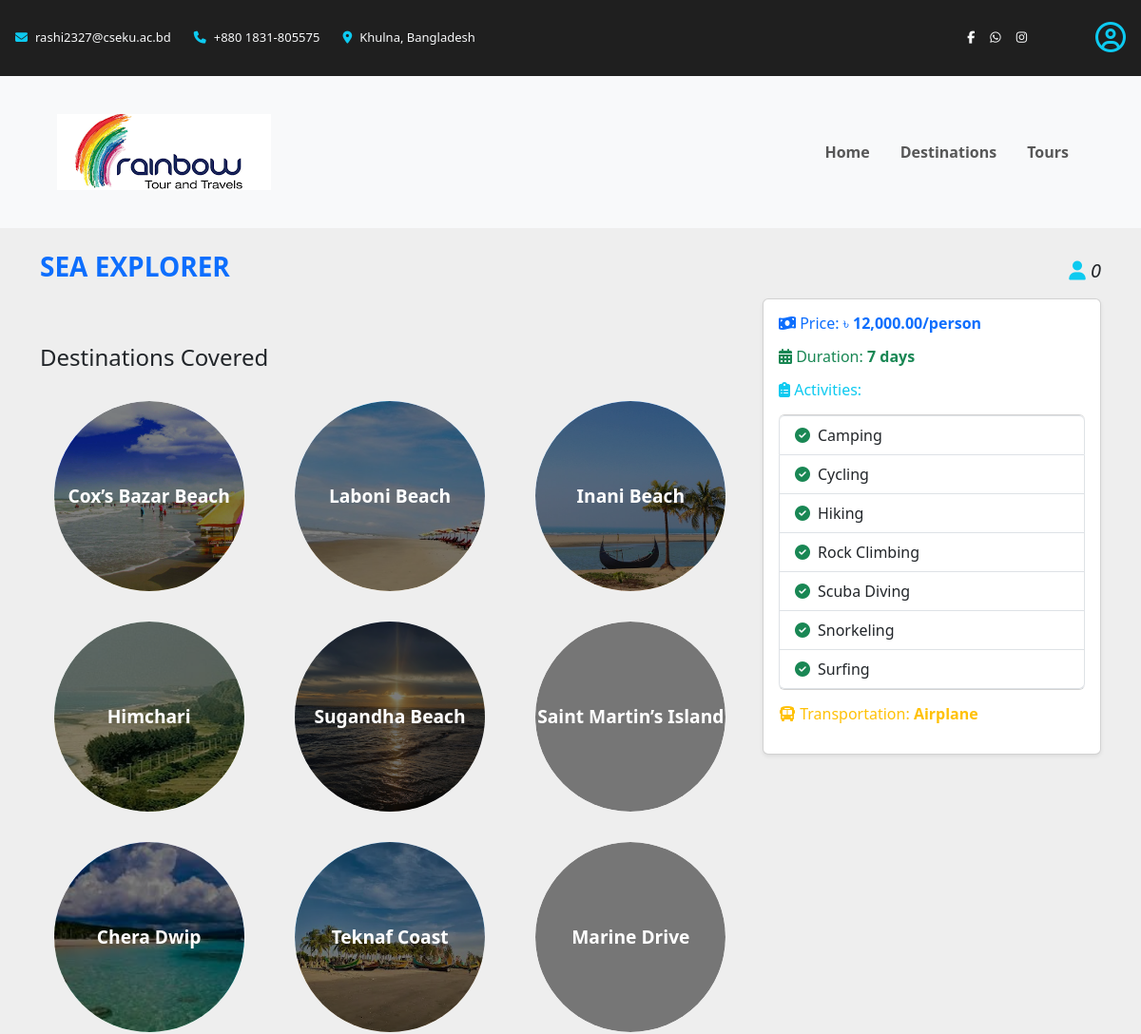
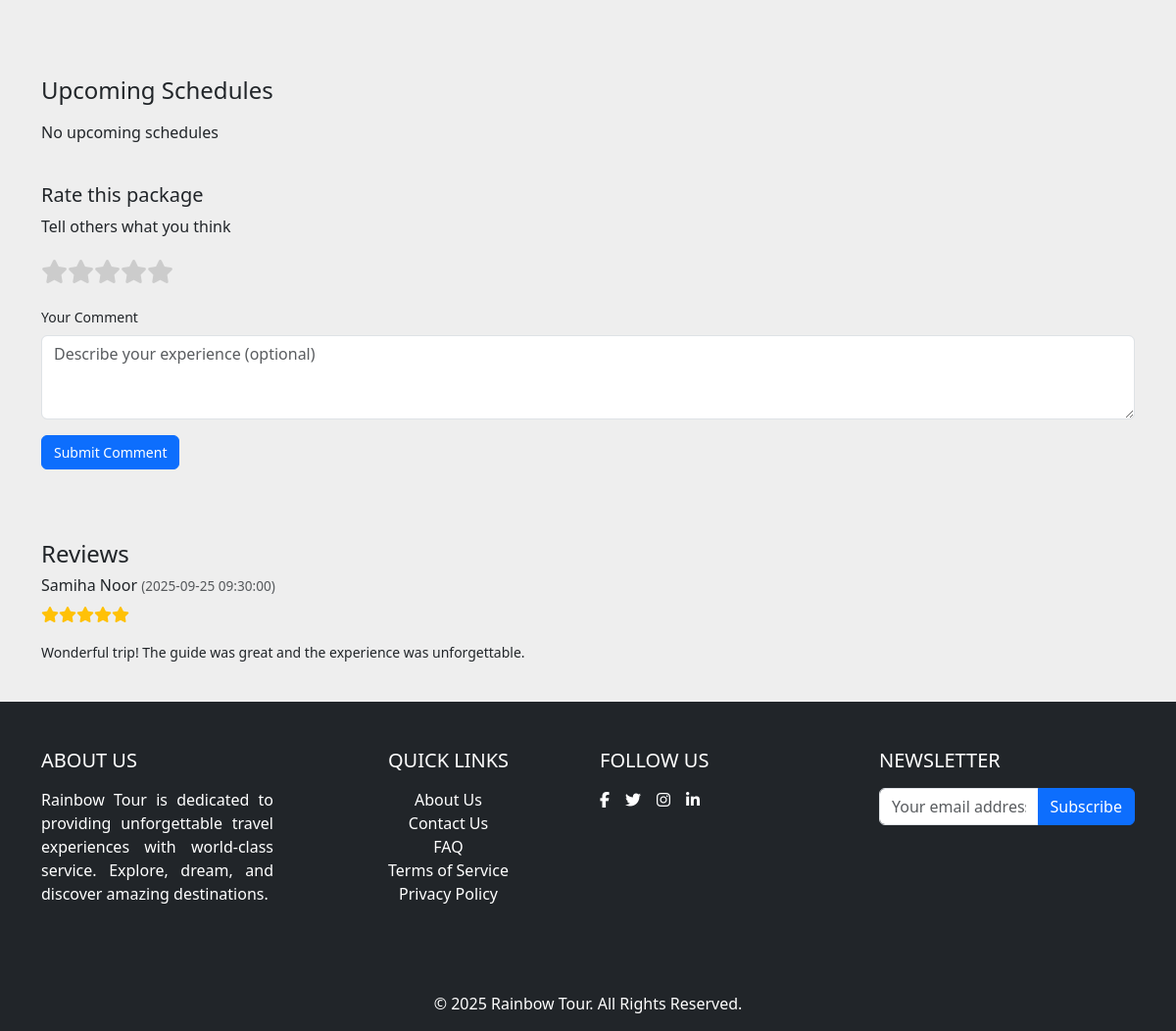
Page /tourist/package-details.php?id=3 on the committed database (2 pictures, top to bottom).
### tables this page shows
CREATE TABLE tour_packages (
    id INT PRIMARY KEY AUTO_INCREMENT,
    name VARCHAR(100) NOT NULL,
    image VARCHAR(2048) NULL,
    duration_in_days INT NOT NULL,
    price DECIMAL(10,2) NOT NULL
);

CREATE TABLE reviews (
    id INT PRIMARY KEY AUTO_INCREMENT,
    tourist_id INT NOT NULL,
    package_id INT NOT NULL,
    comment TEXT,
    rating INT,
    timestamp DATETIME,
    FOREIGN KEY (tourist_id) REFERENCES tourists(id),
    FOREIGN KEY (package_id) REFERENCES tour_packages(id)
);

CREATE TABLE tourists (
    id INT PRIMARY KEY AUTO_INCREMENT,
    name VARCHAR(100) NOT NULL,
    password VARCHAR(255) NOT NULL,
    nid VARCHAR(20) UNIQUE NOT NULL,
    image VARCHAR(2048) NULL,
    email VARCHAR(100) UNIQUE NOT NULL,
    phone VARCHAR(20) NOT NULL,
    dob DATE NOT NULL,
    address TEXT
);

### tourist/package-details.php (the view, shortened to what the rows shown need)
<?php
    include ROOT_PATH . 'db/connect-db.php';
    $package_id = $_GET['id'] ?? '';
    $query_package = "SELECT * FROM tour_packages WHERE id = '$package_id'";
    $result_package = mysqli_query($conn, $query_package);
    $package = mysqli_fetch_assoc($result_package);
    include ROOT_PATH . 'template/header.php';
?>
<body>
    <div class="container package-container mt-4">
        <div class="row">
            <div class="col-12 d-flex align-items-center justify-content-center">
                <h1 class="mb-3 text-primary text-uppercase fw-bolder me-auto" style="font-size: 1.75rem;">
                    <?php echo htmlspecialchars($package['name']); ?>
                </h1>
                <h6 class="fst-italic fs-5">
                    <i class="fas fa-user text-info"></i>
                    <?php
                        $bookings_count = mysqli_query($conn, "SELECT COUNT(b.id) AS count
                                                               FROM bookings b
                                                               INNER JOIN schedules s
                                                               ON b.schedule_id = s.id
                                                               WHERE s.package_id = '$package_id'");
                        echo mysqli_fetch_assoc($bookings_count)['count']
                    ?>
                </h6>
            </div>
        </div>
        <div class="row">
            <div class="col-md-8">
                <h2 class="mt-5 mb-3" style="font-size: 1.5rem;">Destinations Covered</h2>
                <div class="row my-3">
                    <?php
                        $query_destinations = "
                            SELECT d.name, dg.image
                            FROM destinations d
                            LEFT JOIN destinations_gallery dg
                            ON d.id = dg.destination_id
                            AND dg.id = (
                                SELECT MIN(id)
                                FROM destinations_gallery dg
                                WHERE dg.destination_id = d.id
                            )
                            INNER JOIN destination_packages dp ON dp.destination_id = d.id
                            WHERE dp.package_id = '$package_id'
                        ";
                        $result_destinations = mysqli_query($conn, $query_destinations);
                        if ($result_destinations && mysqli_num_rows($result_destinations) > 0) {
                            while ($destination = mysqli_fetch_assoc($result_destinations)) {
                                $destination_name = $destination['name'];
                                $gallery_url = BASE_URL . $destination['image'];
                                echo '
                                <div class="col-lg-4 col-md-6 d-flex justify-content-center my-3">
                                    <a href="destination-details.php?item='.urlencode($destination_name).'" class="text-decoration-none">
                                        <div class="circle-item" style="background-image: url('.$gallery_url.');">
                                            <div class="overlay"></div>
                                            <h1 class="text-white text-center position-absolute w-100" style="font-size: 1.2rem;">'.$destination_name.'</h1>
                                        </div>
                                    </a>
                                </div>';
                            }
                        } else {
                            echo '<p>This package covers no destination</p>';
                        }
                    ?>
                </div>
            </div>
            <div class="col-md-4">
                <div class="card shadow-sm p-3 mb-4">
                    <h6 class="text-primary mb-3">
                        <i class="fas fa-money-bill-wave"></i> Price: ৳
                        <?php
                            if (isset($package['price'])) {
                                echo '<span class="fw-bold">' . number_format($package['price'], 2) . '/person</span>';
                            } else {
                                echo '<span class="text-muted">Not Available</span>';
                            }
                        ?>
                    </h6>
                    <h6 class="text-success mb-3">
                        <i class="fas fa-calendar-alt"></i> Duration:
                        <?php
                            if (isset($package['duration_in_days'])) {
                                echo '<span class="fw-bold">' . $package['duration_in_days'] . ' days</span>';
                            } else {
                                echo '<span class="text-muted">Not Available</span>';
                            }
                        ?>
                    </h6>
                </div>
            </div>
        </div>
        <div class="row">
            <div class="col">
                <h2 class="mt-5 mb-3" style="font-size: 1.5rem;">Upcoming Schedules</h2>
                <div class="row mt-4">
                    <div class="col-12">
                        <h2 style="font-size: 1.25rem;">Rate this package</h2>
                    </div>
                </div>
                <div class="row mt-4">
                    <div class="col-12">
                        <h2 class="mt-5" style="font-size: 1.5rem;">Reviews</h2>
                        <div class="row">
                            <?php
                                $query_reviews = "
                                    SELECT r.comment, r.rating, r.timestamp, t.name AS tourist_name
                                    FROM reviews r
                                    INNER JOIN tourists t ON t.id = r.tourist_id
                                    WHERE r.package_id = '$package_id'
                                    ORDER BY r.timestamp DESC";
                                $result_reviews = mysqli_query($conn, $query_reviews);
                                if ($result_reviews && mysqli_num_rows($result_reviews) > 0) {
                                    while ($review = mysqli_fetch_assoc($result_reviews)) {
                                        $comment = htmlspecialchars($review['comment']);
                                        $rating = $review['rating'];
                                        $tourist_name = htmlspecialchars($review['tourist_name']);
                                        $timestamp = $review['timestamp'];
                                        $stars = '';
                                        for ($i = 1; $i <= 5; $i++) {
                                            $star_class = ($i <= $rating) ? 'text-warning' : 'text-muted';
                                            $stars .= "<span class='star $star_class'><i class='fas fa-star'></i></span>";
                                        }
                                        echo '
                                        <div class="col-12 mb-4">
                                            <div class="review-item">
                                                <h5 style="font-size: 1rem;">'.$tourist_name.' <span class="text-muted" style="font-size: 0.85rem;">('.$timestamp.')</span></h5>
                                                <p>'.$stars.'</p>
                                                <p style="font-size: 0.875rem;">'.$comment.'</p>
                                            </div>
                                        </div>';
                                    }
                                } else {
                                    echo '<p class="pb-5">No reviews yet!</p>';
                                }
                            ?>
                        </div>
                    </div>
                </div>
            </div>
        </div>
    </div>
</body>

### rows in the picture
tour_packages: name "SEA EXPLORER", price "12,000.00", duration_in_days "7"
reviews: tourist.name "Samiha Noor", timestamp "2025-09-25 09:30:00", comment "Wonderful trip! The guide was great and the experience was unforgettable."

### other values in the picture
mysqli_fetch_assoc($bookings_count)['count'] "0"
$destination_name "Cox’s Bazar Beach"
$destination_name "Laboni Beach"
$destination_name "Inani Beach"
$destination_name "Himchari"
$destination_name "Sugandha Beach"
$destination_name "Saint Martin’s Island"
$destination_name "Chera Dwip"
$destination_name "Teknaf Coast"
$destination_name "Marine Drive"
$activity['name'] "Camping"
$activity['name'] "Cycling"
$activity['name'] "Hiking"
$activity['name'] "Rock Climbing"
$activity['name'] "Scuba Diving"
